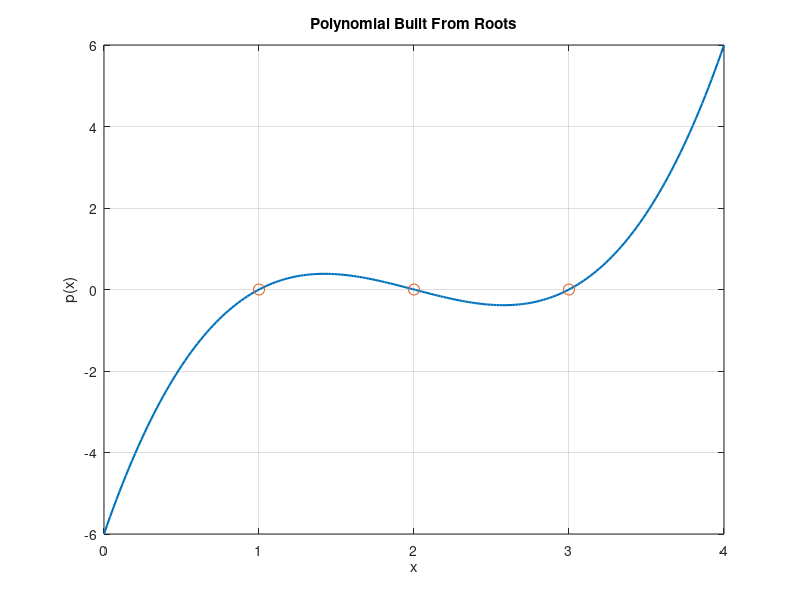

The MATLAB script that drew this image:
% MATH 346 - Week 3
% Polynomial utility commands and checks

clear; clc; close all;

roots_expected = [1 2 3];
p = poly(roots_expected);
roots_computed = roots(p);

disp("Coefficients built from roots 1, 2, and 3:");
disp(p);

disp("Roots recovered from the coefficient vector:");
disp(roots_computed.');

factor1 = [1 -1];
factor2 = [1 -2];
factor3 = [1 -3];
p_from_factors = conv(conv(factor1, factor2), factor3);

assert(norm(p - p_from_factors) < 1e-12);

dp = polyder(p);
slope_at_2 = polyval(dp, 2);

fprintf("Derivative coefficients:\n");
disp(dp);
fprintf("Derivative evaluated at x = 2: %.3f\n", slope_at_2);

x = linspace(0, 4, 200);
y = polyval(p, x);

figure;
plot(x, y, "LineWidth", 1.5);
hold on;
plot(roots_expected, zeros(size(roots_expected)), "o", "MarkerSize", 8);
grid on;
xlabel("x");
ylabel("p(x)");
title("Polynomial Built From Roots");
